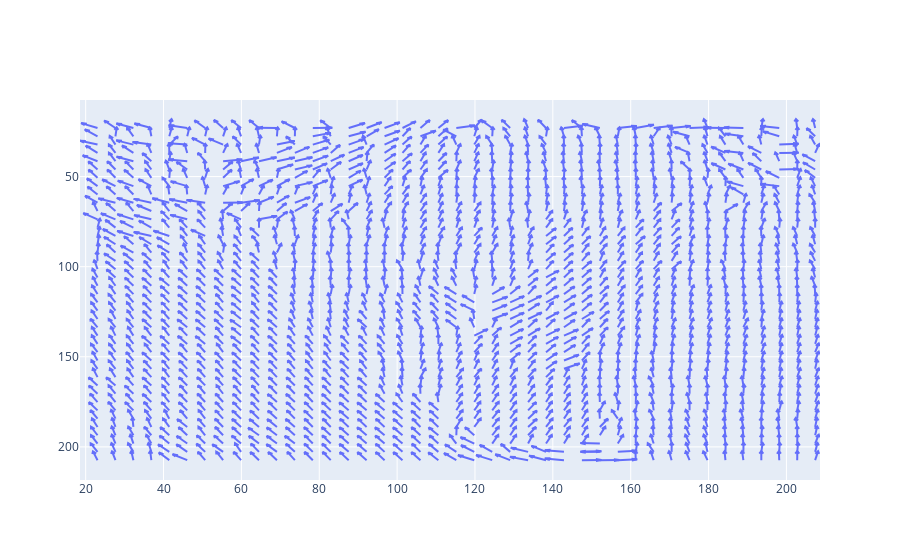
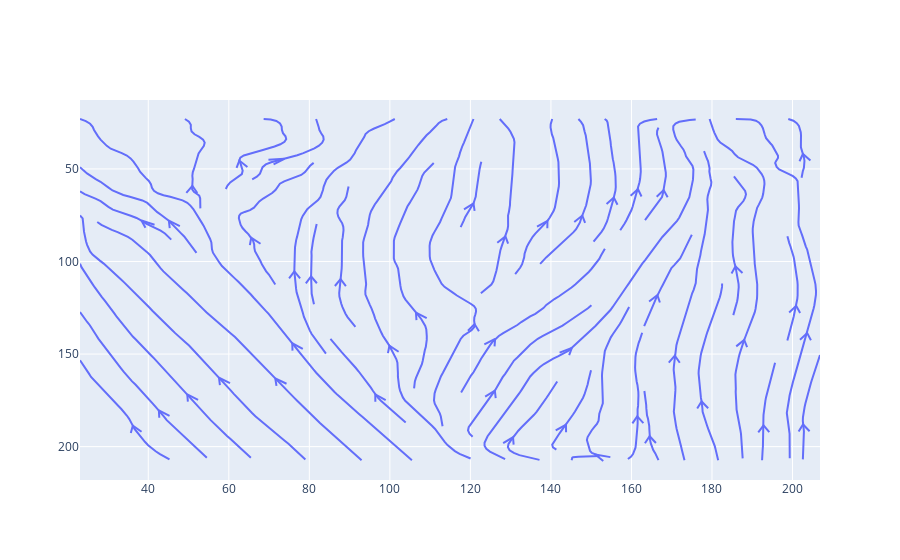

Notebook cell for these charts, in order:
### Code cell
%matplotlib inline
import matplotlib.pyplot as plt
plt.style.use('seaborn-white')
import numpy as np
import plotly.figure_factory as ff
##define a function to plot out the quiver plot of the orientation versus spatial coordinates
def quiver(l,d,p):   ###p=0.076805 meaning the actual length corresponding to per pixel in the image, 0.5 means the center of the window
    X = np.arange(l*0.5*p, (3000.-0.5*l+d)*p,d*p)
    Y = np.arange(l*0.5*p, (3000.-0.5*l+d)*p,d*p)
    xx, yy = np.meshgrid(X, Y)
##call orientation array in radians we obtained， the length of the arrow was 80 for the case : l=1000, d=100
##create quiver plot figure
    z=orientationarray(l,d)
    u=1.*np.cos(z)
    v=1.*np.sin(-z)
    fig = ff.create_quiver(xx, yy, 50.*u, 50.*v)
    fig.update_yaxes(autorange="reversed")
    fullpath=path + 'quiverplot.png'
    fig.show()
    
    # Create streamline figure
    fig1 = ff.create_streamline(X, Y, u, v, arrow_scale= 4)
    fig1.update_yaxes(autorange="reversed")
    fig1.show()
    ##create another type of streamline figure
    plt.streamplot(X, Y, u, v, color=u, linewidth=2, density=3,cmap=plt.cm.coolwarm)
    plt.gca().invert_yaxis()
    plt.colorbar()
    plt.savefig(path + "streamlinecolor.png")

a=quiver(600,60,0.076805)
a

### Figure 1 — Plotly figure (JSON) as saved in the notebook; plotly's stock layout.template omitted (floating-point values rounded to 4 significant figures; data arrays with more than 128 entries replaced by an {"elided": "..."} marker saying what was removed)
{"data": [{"mode": "lines", "type": "scatter", "x": {"elided": "11767 float values"}, "y": {"elided": "11767 float values"}}], "layout": {"hovermode": "closest", "yaxis": {"autorange": "reversed"}}}

### Figure 2 — Plotly figure (JSON) as saved in the notebook; plotly's stock layout.template omitted (floating-point values rounded to 4 significant figures; data arrays with more than 128 entries replaced by an {"elided": "..."} marker saying what was removed)
{"data": [{"mode": "lines", "type": "scatter", "x": {"elided": "2463 float values"}, "y": {"elided": "2463 float values"}}], "layout": {"hovermode": "closest", "yaxis": {"autorange": "reversed"}}}
